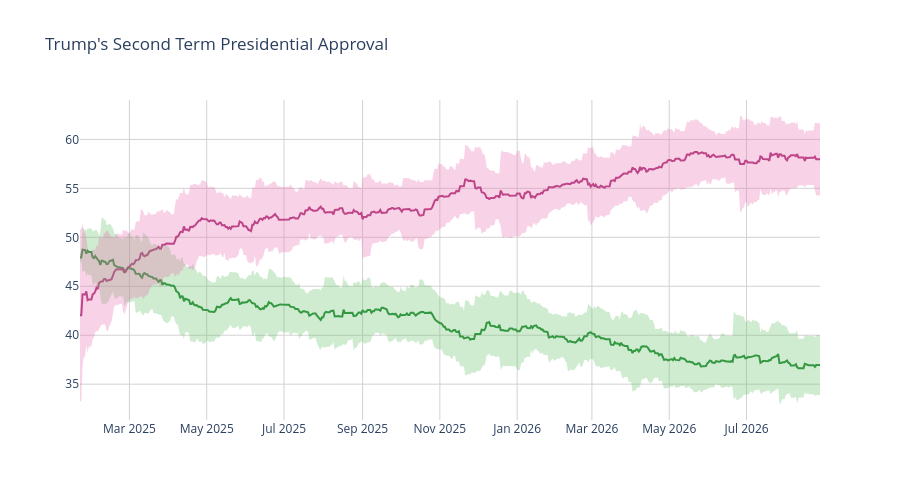

The notebook cell this image was saved under:
### Code cell
disappr_ci_hex = "#e86eaf"
appr_ci_hex = "#60be65"
disappr_ci_rgba = "rgba(232, 110, 175, 0.3)"
appr_ci_rgba = "rgba(96, 190, 101, 0.3)"
grid_col = "#d4d2d2"


# Approve
fig = go.Figure(go.Scatter(
    x=pres['end_date'],
    y=pres['approve'],
    hovertemplate="%{y:.2f}%",
    name="<b>Approve</b>",
    line=dict(color="#228833"),
    showlegend=False
))

# Disapprove
fig.add_trace(go.Scatter(
    x=pres['end_date'],
    y=pres['disapprove'],
    hovertemplate="%{y:.2f}%",
    name="<b>Disapprove</b>",
    line=dict(color="#aa3377"),
    showlegend=False
    )
)

# Approve CI
fig.add_traces([

    # Upper bound
    go.Scatter(
        x=pres['end_date'],
        y=pres['approve_upper_ci'],
        marker=dict(color=appr_ci_hex),
        line=dict(width=0),
        mode='lines',
        showlegend=False,
        hoverinfo="skip"
    ),

    # Lower bound
    go.Scatter(
        x=pres['end_date'],
        y=pres['approve_lower_ci'],
        marker=dict(color=appr_ci_hex),
        line=dict(width=0),
        mode='lines',
        fillcolor=appr_ci_rgba,
        fill="tonexty",
        showlegend=False,
        hoverinfo="skip"
    )
])

# Disapprove CI
fig.add_traces([

    # Upper bound
    go.Scatter(
        x=pres['end_date'],
        y=pres['disapprove_upper_ci'],
        marker=dict(color=disappr_ci_hex),
        line=dict(width=0),
        mode='lines',
        showlegend=False,
        hoverinfo="skip"
    ),

    # Lower bound
    go.Scatter(
        x=pres['end_date'],
        y=pres['disapprove_lower_ci'],
        marker=dict(color=disappr_ci_hex),
        line=dict(width=0),
        mode='lines',
        fillcolor=disappr_ci_rgba,
        fill="tonexty",
        showlegend=False,
        hoverinfo="skip"
    )
])

fig.update_layout(
    title=dict(text="Trump's Second Term Presidential Approval"),
    hovermode="x"
)

fig.update_xaxes(gridcolor=grid_col)
fig.update_yaxes(gridcolor=grid_col)

fig.update_layout(hovermode="x", hoverlabel_align="right", plot_bgcolor="rgba(0, 0, 0, 0)", height=500)
fig.show()

### Figure 1 — Plotly figure (JSON) as saved in the notebook; plotly's stock layout.template omitted (floating-point values rounded to 4 significant figures; data arrays with more than 128 entries replaced by an {"elided": "..."} marker saying what was removed)
{"data": [{"hovertemplate": "%{y:.2f}%", "line": {"color": "#228833"}, "name": "<b>Approve</b>", "showlegend": false, "type": "scatter", "x": {"elided": "585 str values"}, "y": {"elided": "585 float values"}}, {"hovertemplate": "%{y:.2f}%", "line": {"color": "#aa3377"}, "name": "<b>Disapprove</b>", "showlegend": false, "type": "scatter", "x": {"elided": "585 str values"}, "y": {"elided": "585 float values"}}, {"hoverinfo": "skip", "line": {"width": 0}, "marker": {"color": "#60be65"}, "mode": "lines", "showlegend": false, "type": "scatter", "x": {"elided": "585 str values"}, "y": {"elided": "585 float values"}}, {"fill": "tonexty", "fillcolor": "rgba(96, 190, 101, 0.3)", "hoverinfo": "skip", "line": {"width": 0}, "marker": {"color": "#60be65"}, "mode": "lines", "showlegend": false, "type": "scatter", "x": {"elided": "585 str values"}, "y": {"elided": "585 float values"}}, {"hoverinfo": "skip", "line": {"width": 0}, "marker": {"color": "#e86eaf"}, "mode": "lines", "showlegend": false, "type": "scatter", "x": {"elided": "585 str values"}, "y": {"elided": "585 float values"}}, {"fill": "tonexty", "fillcolor": "rgba(232, 110, 175, 0.3)", "hoverinfo": "skip", "line": {"width": 0}, "marker": {"color": "#e86eaf"}, "mode": "lines", "showlegend": false, "type": "scatter", "x": {"elided": "585 str values"}, "y": {"elided": "585 float values"}}], "layout": {"height": 500, "hoverlabel": {"align": "right"}, "hovermode": "x", "plot_bgcolor": "rgba(0, 0, 0, 0)", "title": {"text": "Trump's Second Term Presidential Approval"}, "xaxis": {"gridcolor": "#d4d2d2"}, "yaxis": {"gridcolor": "#d4d2d2"}}}
